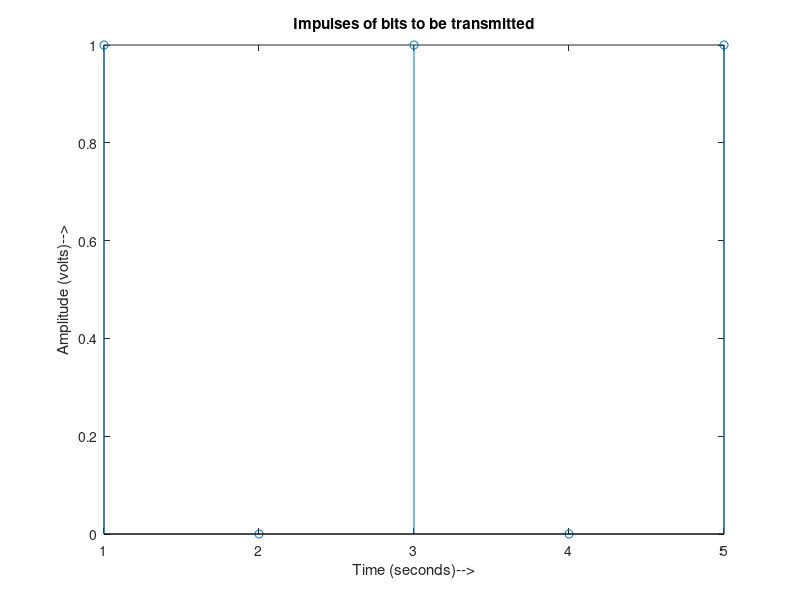
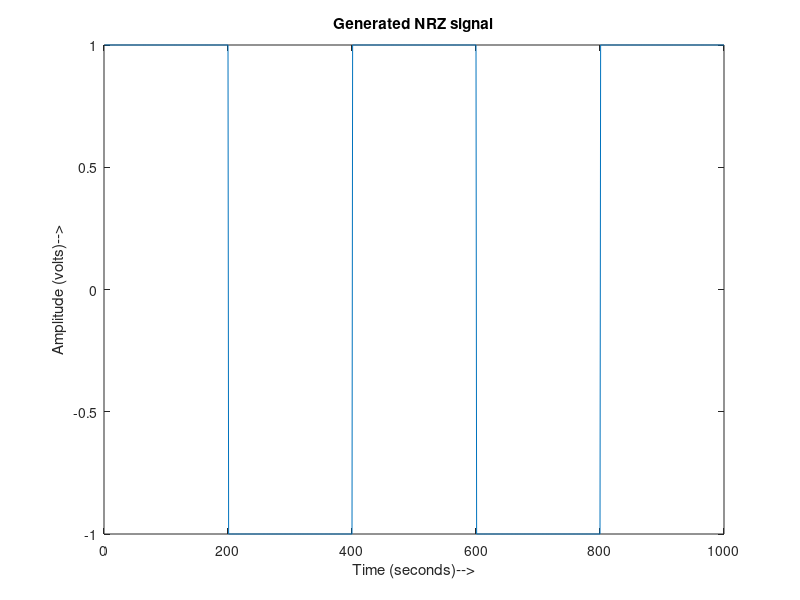
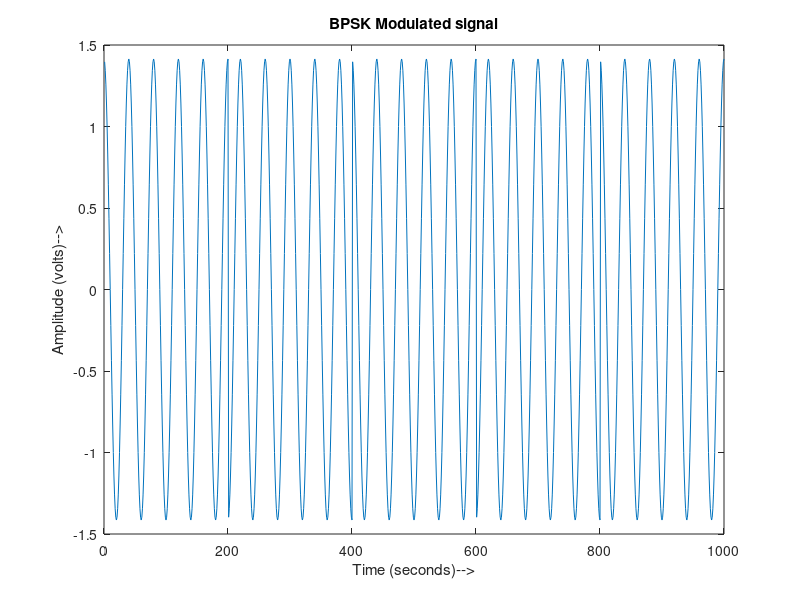

Reproduce these figures in MATLAB, in order.
clear all;
close all;
%Nb is the number of bits to be transmitted
T=1;%Bit rate is assumed to be 1 bit/s;
%bits to be transmitted
b=[1 0 1 0 1]
%Rb is the bit rate in bits/second


NRZ_out=[];
RZ_out=[];
Manchester_out=[];

%Vp is the peak voltage +v of the NRZ waveform
Vp=1;
%Here we encode input bitstream as Bipolar NRZ-L waveform
for index=1:size(b,2)
 if b(index)==1
 NRZ_out=[NRZ_out ones(1,200)*Vp];
 elseif b(index)==0
 NRZ_out=[NRZ_out ones(1,200)*(-Vp)];
 end
end

%Generated bit stream impulses
figure(1);
stem(b);
xlabel('Time (seconds)-->')
ylabel('Amplitude (volts)-->')
title('Impulses of bits to be transmitted');
figure(2);
plot(NRZ_out);
xlabel('Time (seconds)-->');
ylabel('Amplitude (volts)-->');
title('Generated NRZ signal');

t=0.005:0.005:5;
%Frequency of the carrier
f=5;
%Here we generate the modulated signal by multiplying it with
%carrier (basis function)
Modulated=NRZ_out.*(sqrt(2/T)*cos(2*pi*f*t));
figure;
plot(Modulated);
xlabel('Time (seconds)-->');
ylabel('Amplitude (volts)-->');
title('BPSK Modulated signal');


y=[];
%We begin demodulation by multiplying the received signal again with
%the carrier (basis function)
demodulated=Modulated.*(sqrt(2/T)*cos(2*pi*f*t));
%Here we perform the integration over time period T using trapz
%Integrator is an important part of correlator receiver used here
for i=1:200:size(demodulated,2)
 y=[y trapz(t(i:i+199),demodulated(i:i+199))];
end
received=y>0;
% figure;
% stem(received)
% title('Impulses of Received bits');
% xlabel('Time (seconds)-->');
% ylabel('Amplitude (volts)')
